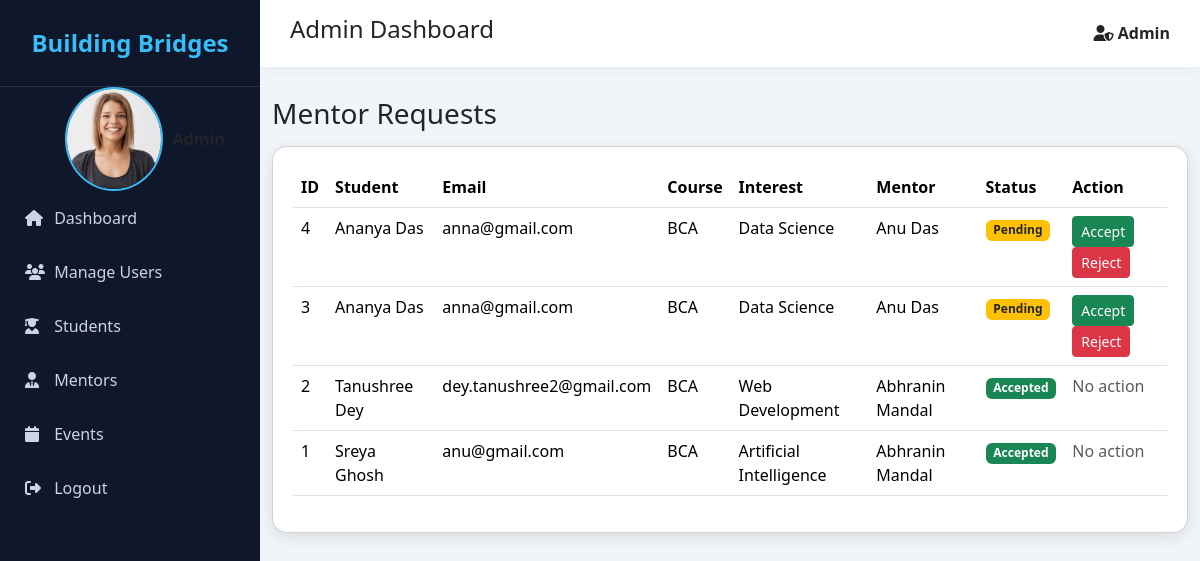
Page /admin/mentor_requests.php (signed in) on the committed database.
### tables this page shows
CREATE TABLE `mentor_requests` (
  `id` int(11) NOT NULL,
  `student_id` int(11) NOT NULL,
  `full_name` varchar(100) DEFAULT NULL,
  `email` varchar(100) DEFAULT NULL,
  `college` varchar(150) DEFAULT NULL,
  `course` varchar(100) DEFAULT NULL,
  `career_interest` varchar(100) DEFAULT NULL,
  `preferred_mentor` varchar(100) DEFAULT NULL,
  `mentorship_reason` text DEFAULT NULL,
  `skills` text DEFAULT NULL,
  `status` enum('Pending','Accepted','Rejected') DEFAULT 'Pending',
  `requested_at` timestamp NOT NULL DEFAULT current_timestamp()
);

### admin/mentor_requests.php (the view, shortened to what this page needs)
<?php
include("includes/db_connect.php");
$result = mysqli_query($conn,
"SELECT * FROM mentor_requests ORDER BY id DESC");
?>
<!DOCTYPE html>
<html>
<head>
<link href="https://cdn.jsdelivr.net/npm/bootstrap@5.3.3/dist/css/bootstrap.min.css" rel="stylesheet">
<link rel="stylesheet" href="https://cdnjs.cloudflare.com/ajax/libs/font-awesome/6.7.2/css/all.min.css">
</head>
<body>
<div class="sidebar">
<div class="logo">
Building Bridges
</div>
    <div class="admin-box" style="display:flex;align-items:center;gap:10px; margin-left:25%;">
        <?php if(!empty($_SESSION['profile_image'])){ ?>
            <img src="../<?= $_SESSION['profile_image']; ?>"
     style="width:50%;height:13vh;border-radius:50%;object-fit:cover;border:2px solid #38bdf8;">
        <?php } else { ?>
            <i class="fa fa-user-shield"></i>
        <?php } ?>
    </div>
<ul>
<li>
<a href="admin_dashboard.php">
<i class="fa fa-home"></i> Dashboard
</a>
</li>
<li>
<a href="user_list.php">
<i class="fa fa-users"></i> Manage Users
</a>
</li>
<li>
<a href="student_list.php">
<i class="fa fa-user-graduate"></i> Students
</a>
</li>
<li>
<a href="mentor_list.php">
<i class="fa fa-user-tie"></i> Mentors
</a>
</li>
<li>
<a href="event_list.php">
<i class="fa fa-calendar"></i> Events
</a>
</li>
<li>
<a href="logout.php">
<i class="fa fa-sign-out-alt"></i> Logout
</a>
</li>
</ul>
</div>
<div class="main-content">
<div class="topbar">
<h4>
Admin Dashboard
</h4>
<div class="admin-box">
<i class="fa fa-user-shield"></i>
<?= $_SESSION['full_name'] ?? 'Admin'; ?>
</div>
</div>
<div class="container">
<h3 class="mb-3">Mentor Requests</h3>
<div class="card">
<table class="table table-hover">
<thead>
<tr>
<th>ID</th>
<th>Student</th>
<th>Email</th>
<th>Course</th>
<th>Interest</th>
<th>Mentor</th>
<th>Status</th>
<th>Action</th>
</tr>
</thead>
<tbody>
<?php while($row = mysqli_fetch_assoc($result)){ ?>
<tr>
<td><?= $row['id'] ?></td>
<td>
<?= htmlspecialchars($row['full_name']) ?><br>
</td>
<td><?= htmlspecialchars($row['email']) ?></td>
<td><?= htmlspecialchars($row['course']) ?></td>
<td><?= htmlspecialchars($row['career_interest']) ?></td>
<td><?= htmlspecialchars($row['preferred_mentor']) ?></td>
<td>
<?php if($row['status']=='Pending'){ ?>
<span class="badge bg-warning text-dark">Pending</span>
<?php } elseif($row['status']=='Accepted'){ ?>
<span class="badge bg-success">Accepted</span>
<?php } else { ?>
<span class="badge bg-danger">Rejected</span>
<?php } ?>
</td>
<td>
<?php if($row['status']=='Pending'){ ?>
<a href="mentor_requests.php?action=Accepted&id=<?= $row['id'] ?>"
class="btn btn-success btn-sm">
Accept
</a>
<a href="mentor_requests.php?action=Rejected&id=<?= $row['id'] ?>"
class="btn btn-danger btn-sm">
Reject
</a>
<?php } else { ?>
<span class="text-muted">No action</span>
<?php } ?>
</td>
</tr>
<?php } ?>
</tbody>
</table>
</div>
</div>
</body>
</html>

### admin/mentor_requests.php (style rules this page uses)
body { background:#f1f5f9; }
.container { margin-top:30px; }
.card { padding:20px; border-radius:15px; box-shadow:0 4px 15px rgba(0,0,0,0.1); }
.sidebar { position:fixed; left:0; top:0; width:260px; height:100vh; background:#0f172a; overflow-y:auto; }
.logo { padding:25px; font-size:24px; font-weight:700; color:#38bdf8; text-align:center; border-bottom:1px solid rgba(255,255,255,.1); }
.sidebar ul { list-style:none; padding:0; margin:0; }
.sidebar ul li a { display:block; padding:15px 25px; color:#cbd5e1; text-decoration:none; transition:.3s; }
.sidebar ul li a i { width:25px; }
.main-content { margin-left:260px; min-height:100vh; }
.topbar { background:white; padding:15px 30px; box-shadow:0 2px 10px rgba(0,0,0,.05); display:flex; justify-content:space-between; align-items:center; }
.admin-box { font-weight:600; }

### rows in the picture
mentor_requests: id "4", full_name "Ananya Das", email "anna@gmail.com", course "BCA", career_interest "Data Science", preferred_mentor "Anu Das", status "Pending"
mentor_requests: id "3", full_name "Ananya Das", email "anna@gmail.com", course "BCA", career_interest "Data Science", preferred_mentor "Anu Das", status "Pending"
mentor_requests: id "2", full_name "Tanushree Dey", email "dey.tanushree2@gmail.com", course "BCA", career_interest "Web Development", preferred_mentor "Abhranin Mandal", status "Accepted"
mentor_requests: id "1", full_name "Sreya Ghosh", email "anu@gmail.com", course "BCA", career_interest "Artificial Intelligence", preferred_mentor "Abhranin Mandal", status "Accepted"

### other values in the picture
$_SESSION['full_name'] "Admin"
